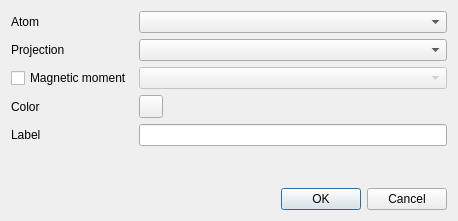
<?xml version="1.0" encoding="UTF-8"?>
<ui version="4.0">
 <class>AddDos</class>
 <widget class="QDialog" name="AddDos">
  <property name="geometry">
   <rect>
    <x>0</x>
    <y>0</y>
    <width>458</width>
    <height>221</height>
   </rect>
  </property>
  <property name="windowTitle">
   <string>Select a DOS</string>
  </property>
  <layout class="QGridLayout" name="gridLayout">
   <item row="0" column="0">
    <widget class="QLabel" name="atomLabel">
     <property name="text">
      <string>Atom</string>
     </property>
    </widget>
   </item>
   <item row="0" column="1">
    <widget class="QComboBox" name="atom"/>
   </item>
   <item row="1" column="0">
    <widget class="QLabel" name="projectionLabel">
     <property name="text">
      <string>Projection</string>
     </property>
    </widget>
   </item>
   <item row="1" column="1">
    <widget class="QComboBox" name="projection"/>
   </item>
   <item row="2" column="1">
    <widget class="QComboBox" name="magnetic">
     <property name="enabled">
      <bool>false</bool>
     </property>
    </widget>
   </item>
   <item row="3" column="0">
    <widget class="QLabel" name="colorLabel">
     <property name="text">
      <string>Color</string>
     </property>
    </widget>
   </item>
   <item row="3" column="1">
    <widget class="QToolButton" name="color">
     <property name="text">
      <string notr="true"/>
     </property>
    </widget>
   </item>
   <item row="4" column="0">
    <widget class="QLabel" name="labelLabel">
     <property name="text">
      <string>Label</string>
     </property>
    </widget>
   </item>
   <item row="4" column="1">
    <widget class="QLineEdit" name="label"/>
   </item>
   <item row="5" column="1">
    <spacer name="verticalSpacer">
     <property name="orientation">
      <enum>Qt::Vertical</enum>
     </property>
     <property name="sizeHint" stdset="0">
      <size>
       <width>20</width>
       <height>0</height>
      </size>
     </property>
    </spacer>
   </item>
   <item row="6" column="1">
    <widget class="QDialogButtonBox" name="buttonBox">
     <property name="orientation">
      <enum>Qt::Horizontal</enum>
     </property>
     <property name="standardButtons">
      <set>QDialogButtonBox::Cancel|QDialogButtonBox::Ok</set>
     </property>
    </widget>
   </item>
   <item row="2" column="0">
    <widget class="QCheckBox" name="magneticLabel">
     <property name="text">
      <string>Magnetic moment</string>
     </property>
    </widget>
   </item>
  </layout>
 </widget>
 <resources/>
 <connections>
  <connection>
   <sender>buttonBox</sender>
   <signal>accepted()</signal>
   <receiver>AddDos</receiver>
   <slot>accept()</slot>
   <hints>
    <hint type="sourcelabel">
     <x>248</x>
     <y>254</y>
    </hint>
    <hint type="destinationlabel">
     <x>157</x>
     <y>274</y>
    </hint>
   </hints>
  </connection>
  <connection>
   <sender>buttonBox</sender>
   <signal>rejected()</signal>
   <receiver>AddDos</receiver>
   <slot>reject()</slot>
   <hints>
    <hint type="sourcelabel">
     <x>316</x>
     <y>260</y>
    </hint>
    <hint type="destinationlabel">
     <x>286</x>
     <y>274</y>
    </hint>
   </hints>
  </connection>
 </connections>
</ui>
